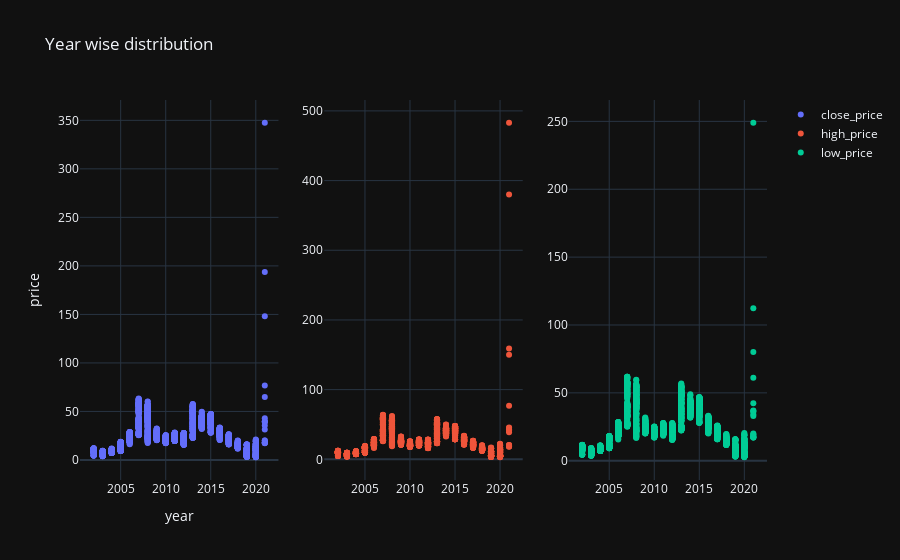

Notebook cell for this chart:
### Code cell
fig=make_subplots(rows=1,cols=3)

#Close price
fig.add_trace(go.Scatter(x=stock_df['year'],y=stock_df['close_price'],mode='markers',name='close_price'),row=1,col=1)


#High price
fig.add_trace(go.Scatter(x=stock_df['year'],y=stock_df['high_price'],mode='markers',name='high_price'),row=1,col=2)


#Low price
fig.add_trace(go.Scatter(x=stock_df['year'],y=stock_df['low_price'],mode='markers',name='low_price'),row=1,col=3)

fig.update_layout(template='plotly_dark',title='Year wise distribution',xaxis_title='year',yaxis_title='price')

### Figure 1 — Plotly figure (JSON) as saved in the notebook; plotly's stock layout.template omitted (floating-point values rounded to 4 significant figures; data arrays with more than 128 entries replaced by an {"elided": "..."} marker saying what was removed)
{"data": [{"mode": "markers", "name": "close_price", "type": "scatter", "x": {"elided": "4773 int values"}, "xaxis": "x", "y": {"elided": "4773 float values"}, "yaxis": "y"}, {"mode": "markers", "name": "high_price", "type": "scatter", "x": {"elided": "4773 int values"}, "xaxis": "x2", "y": {"elided": "4773 float values"}, "yaxis": "y2"}, {"mode": "markers", "name": "low_price", "type": "scatter", "x": {"elided": "4773 int values"}, "xaxis": "x3", "y": {"elided": "4773 float values"}, "yaxis": "y3"}], "layout": {"title": {"text": "Year wise distribution"}, "xaxis": {"anchor": "y", "domain": [0, 0.2889], "title": {"text": "year"}}, "xaxis2": {"anchor": "y2", "domain": [0.3556, 0.6444]}, "xaxis3": {"anchor": "y3", "domain": [0.7111, 1]}, "yaxis": {"anchor": "x", "domain": [0, 1], "title": {"text": "price"}}, "yaxis2": {"anchor": "x2", "domain": [0, 1]}, "yaxis3": {"anchor": "x3", "domain": [0, 1]}}}
